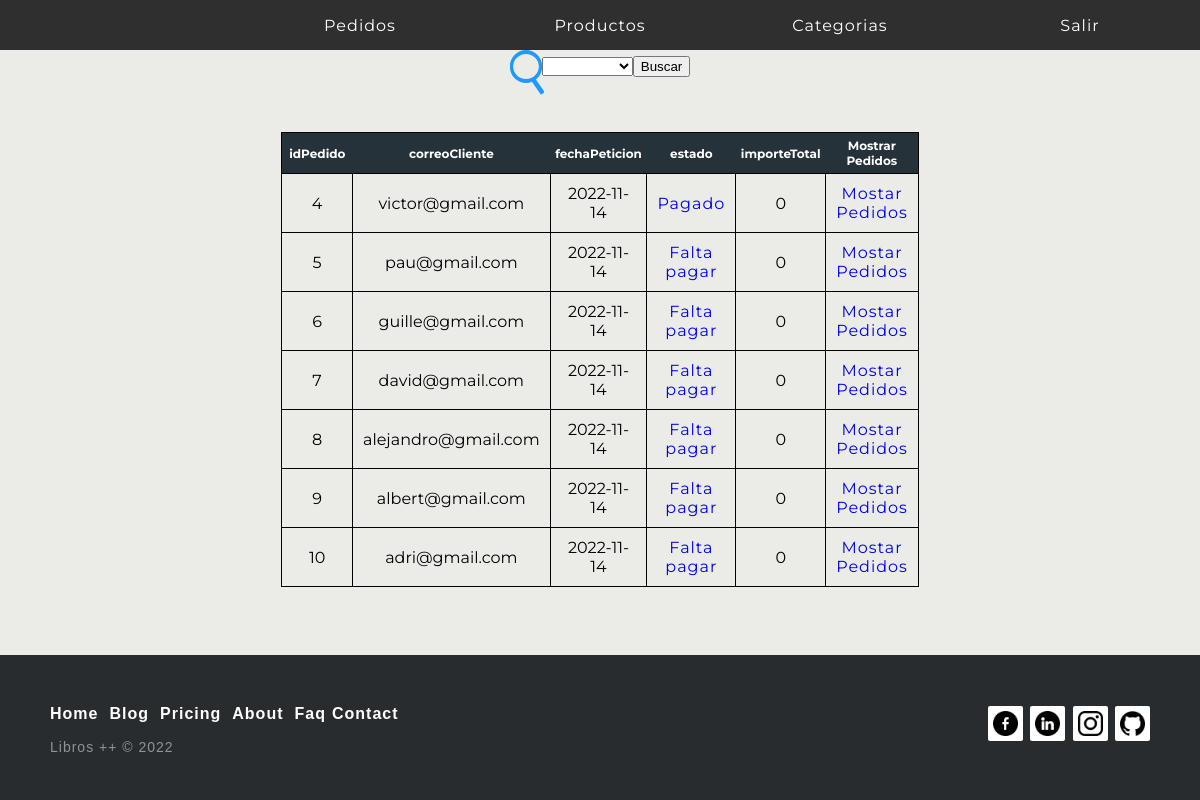
The page /index.php?controller=Pedido&action=mostrarPedidos (signed in) on the database as committed earlier.
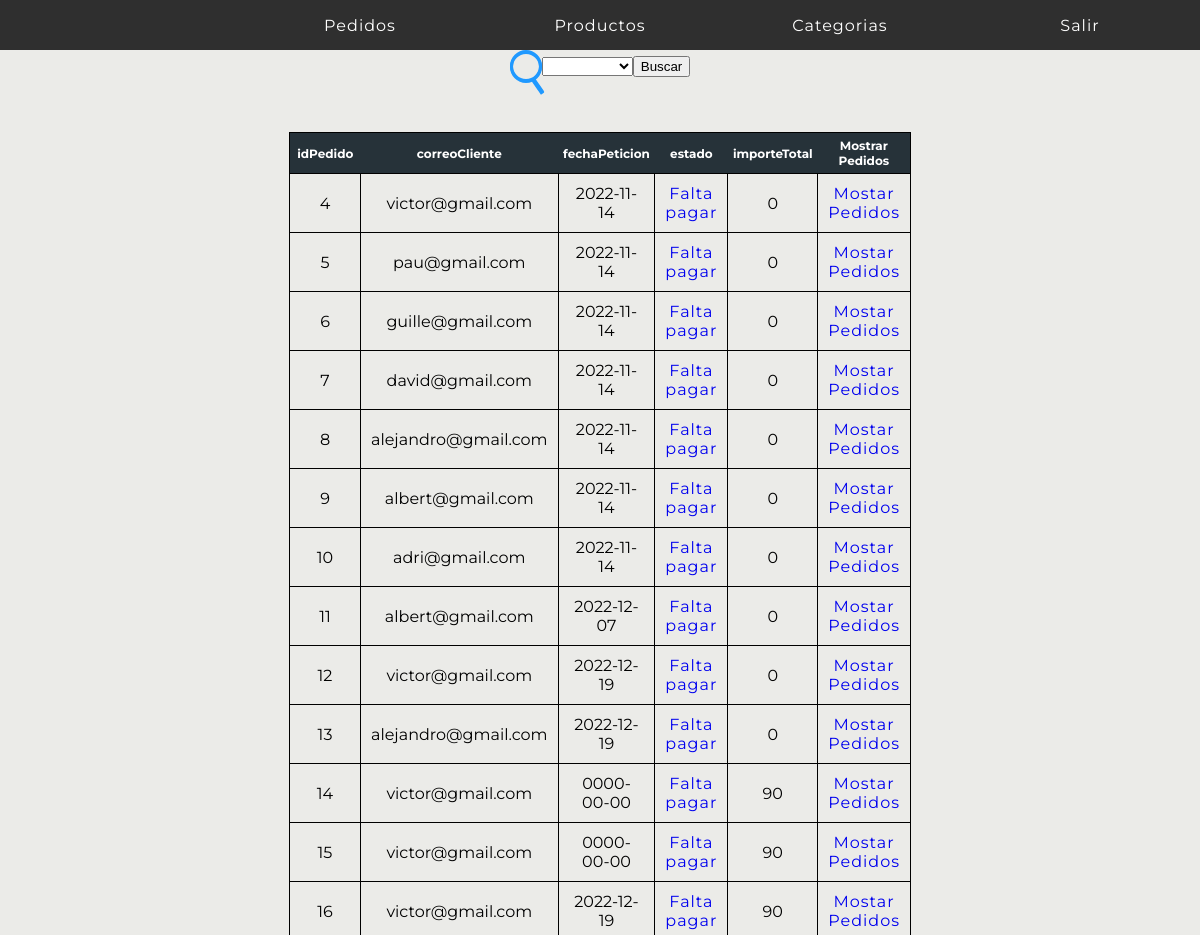
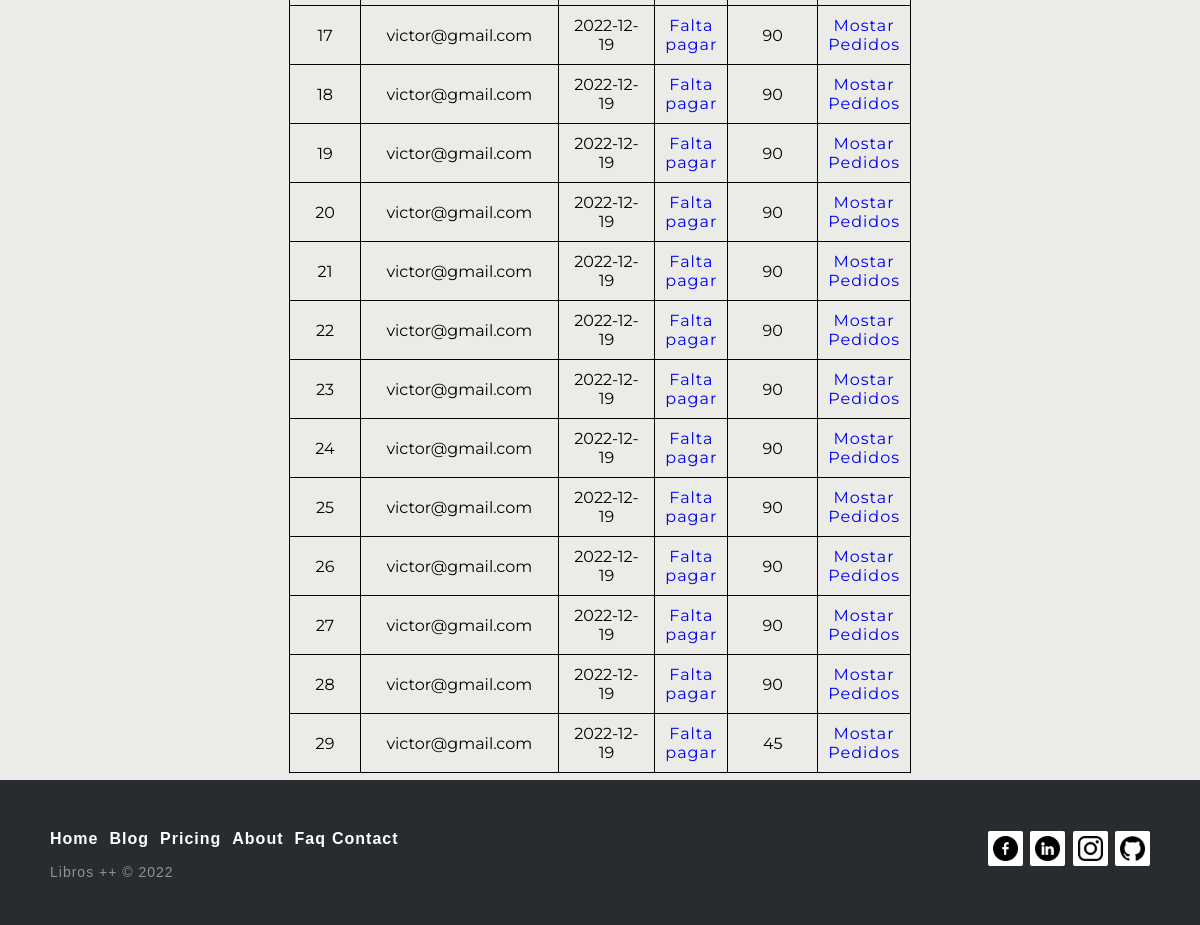
The same page on the database as committed later (2 pictures, top to bottom).
### tables this page shows
CREATE TABLE `pedido` (
  `idPedido` int(11) NOT NULL,
  `correoCliente` varchar(30) NOT NULL,
  `fechaPeticion` date NOT NULL,
  `estado` tinyint(1) NOT NULL DEFAULT 0,
  `importeTotal` float(6,2) NOT NULL DEFAULT 0.00
);

### models/database.php (called while the page is built, shortened)
<?php
class Database{
    public function __construct(){
        $servername = "localhost";
        $dbname= "tiendaonline";
        $username = "root";
        $password = "";
		$this->db = new PDO("mysql:host=$servername;dbname=$dbname",$username, $password);
    }
}

### models/pedido.php (called while the page is built, shortened)
<?php
    require_once("database.php");
    class Pedido extends Database{
        function mostrarPedidos(){
                $sql = "SELECT * FROM pedido";
                $rows = $this->db->query($sql);
                return $rows->fetchAll(PDO::FETCH_CLASS);
        }
    }
?>

### views/pedido/mostrarPedidos.php (the view, shortened to what this page needs)
<div class="fromBusquedaPedido">
        <form action="index.php?controller=Pedido&action=mostrarPedidos" method="POST">
            <div class="lupaPedido">
                <div>
                    <input type="text"   placeholder="Buscar por correo. . ." required id="txtbusca"  name="txtbusca">
                </div>
                <select id="estado" name="estado">
                    <option value="" selected></option>
                    <option value="0">Falta Pagar</option>
                </select>
                <input type="submit" value="Buscar"  >
            </div>
        </form>
</div>
<div class="tablaListadoPedidos">
    <?php
        if(isset($todosLosPedidos) && count($todosLosPedidos) > 0){
            echo "<table class='tablaAdmin'>";
            echo "<tr>";
                foreach($todosLosPedidos[0] as $clave1 => $valor1){
                    echo "<th class='thAdmin'>".$clave1."</th>";
                }
            echo "<th class='thAdmin'> Mostrar Pedidos </th>";
            echo "</tr>";
            foreach($todosLosPedidos as $clave => $valor){
                echo "<tr>";
                foreach($valor as $clave1 => $valor1){
                    if($clave1 == 'estado'){
                        if($valor1 == 0){
                            echo "<td class='tdAdmin'><a href='index.php?controller=Pedido&action=editarEstado&idPedido=".$valor->idPedido."&estado=1'>Falta pagar</a></td>";
                        }else{
                            echo "<td class='tdAdmin'><a href='index.php?controller=Pedido&action=editarEstado&idPedido=".$valor->idPedido."&estado=0'>Pagado</a></td>";
                        }
                    }
                    else{
                        echo "<td class='tdAdmin'>$valor1</td>";
                    }
                }
                echo "<td class='tdAdmin'><a href='index.php?controller=Pedido&action=mostrarDetallePedido&idPedido=".$valor->idPedido."'>Mostar Pedidos</a></td>";
                echo "</tr>";
            }
            echo "</table>";
        }else{
            echo "No hay pedidos";
        }
    ?>
</div>

Rows that differ between the two databases and show on the page:
changed pedido (number 1 of 26 on the later page): text "Pagado" → "Falta pagar"
added pedido: valor1 "11", valor1 "albert@gmail.com", valor1 "2022-12-07", valor1 "0"
added pedido: valor1 "12", valor1 "victor@gmail.com", valor1 "2022-12-19", valor1 "0"
added pedido: valor1 "13", valor1 "alejandro@gmail.com", valor1 "2022-12-19", valor1 "0"
added pedido: valor1 "14", valor1 "victor@gmail.com", valor1 "0000-00-00", valor1 "90"
added pedido: valor1 "15", valor1 "victor@gmail.com", valor1 "0000-00-00", valor1 "90"
added pedido: valor1 "16", valor1 "victor@gmail.com", valor1 "2022-12-19", valor1 "90"
added pedido: valor1 "17", valor1 "victor@gmail.com", valor1 "2022-12-19", valor1 "90"
added pedido: valor1 "18", valor1 "victor@gmail.com", valor1 "2022-12-19", valor1 "90"
added pedido: valor1 "19", valor1 "victor@gmail.com", valor1 "2022-12-19", valor1 "90"
added pedido: valor1 "20", valor1 "victor@gmail.com", valor1 "2022-12-19", valor1 "90"
added pedido: valor1 "21", valor1 "victor@gmail.com", valor1 "2022-12-19", valor1 "90"
added pedido: valor1 "22", valor1 "victor@gmail.com", valor1 "2022-12-19", valor1 "90"
added pedido: valor1 "23", valor1 "victor@gmail.com", valor1 "2022-12-19", valor1 "90"
added pedido: valor1 "24", valor1 "victor@gmail.com", valor1 "2022-12-19", valor1 "90"
added pedido: valor1 "25", valor1 "victor@gmail.com", valor1 "2022-12-19", valor1 "90"
added pedido: valor1 "26", valor1 "victor@gmail.com", valor1 "2022-12-19", valor1 "90"
added pedido: valor1 "27", valor1 "victor@gmail.com", valor1 "2022-12-19", valor1 "90"
added pedido: valor1 "28", valor1 "victor@gmail.com", valor1 "2022-12-19", valor1 "90"
added pedido: valor1 "29", valor1 "victor@gmail.com", valor1 "2022-12-19", valor1 "45"
